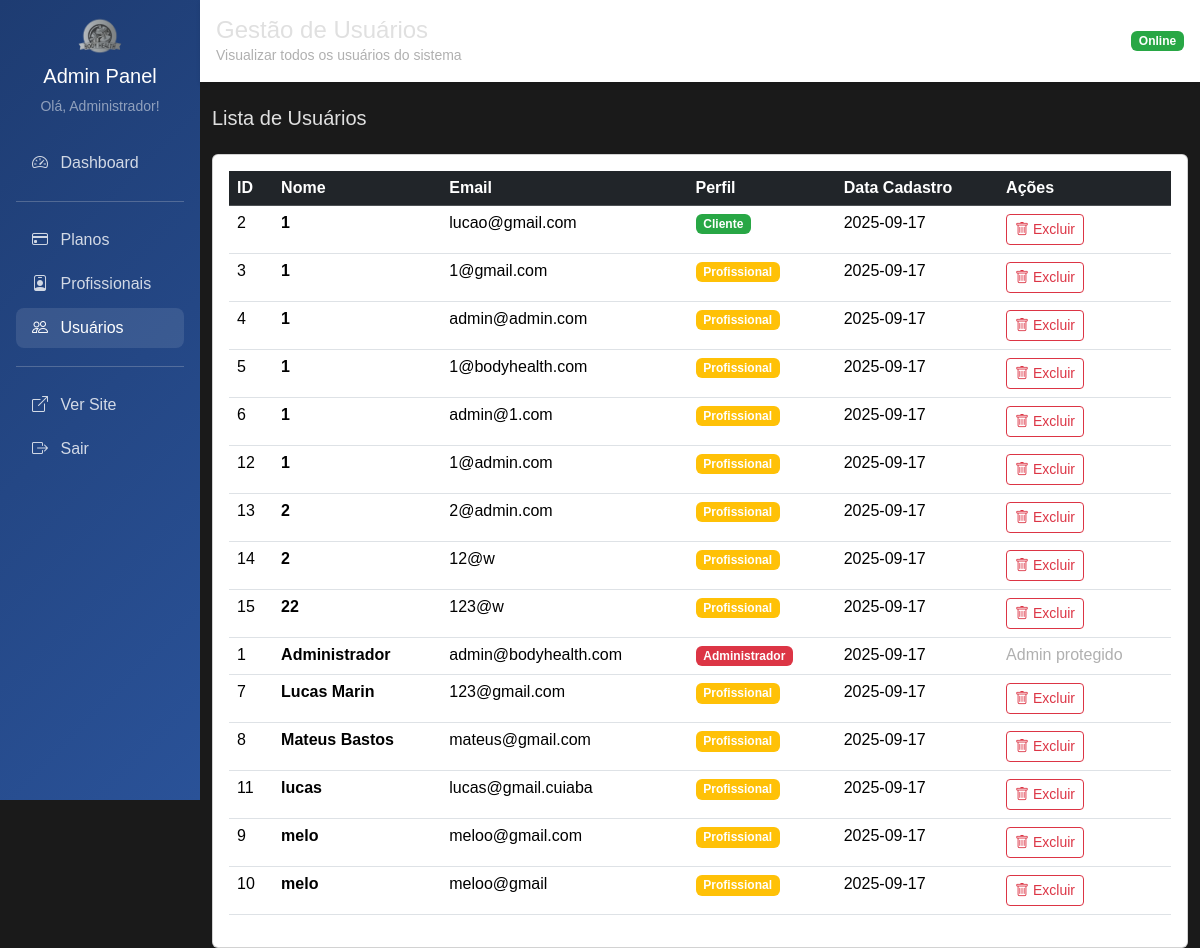
/admin/usuarios (signed in), run on an earlier commit of the app's database.
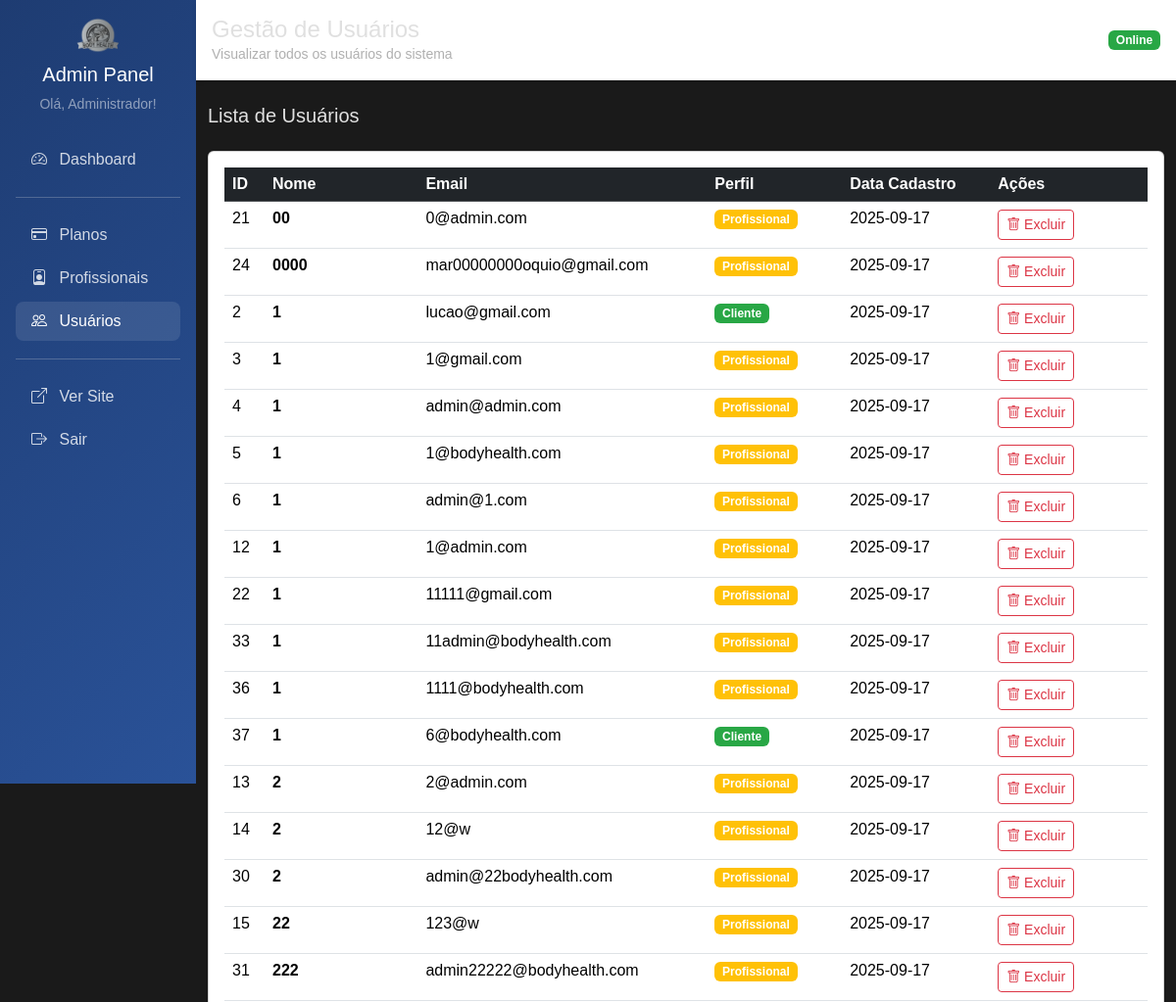
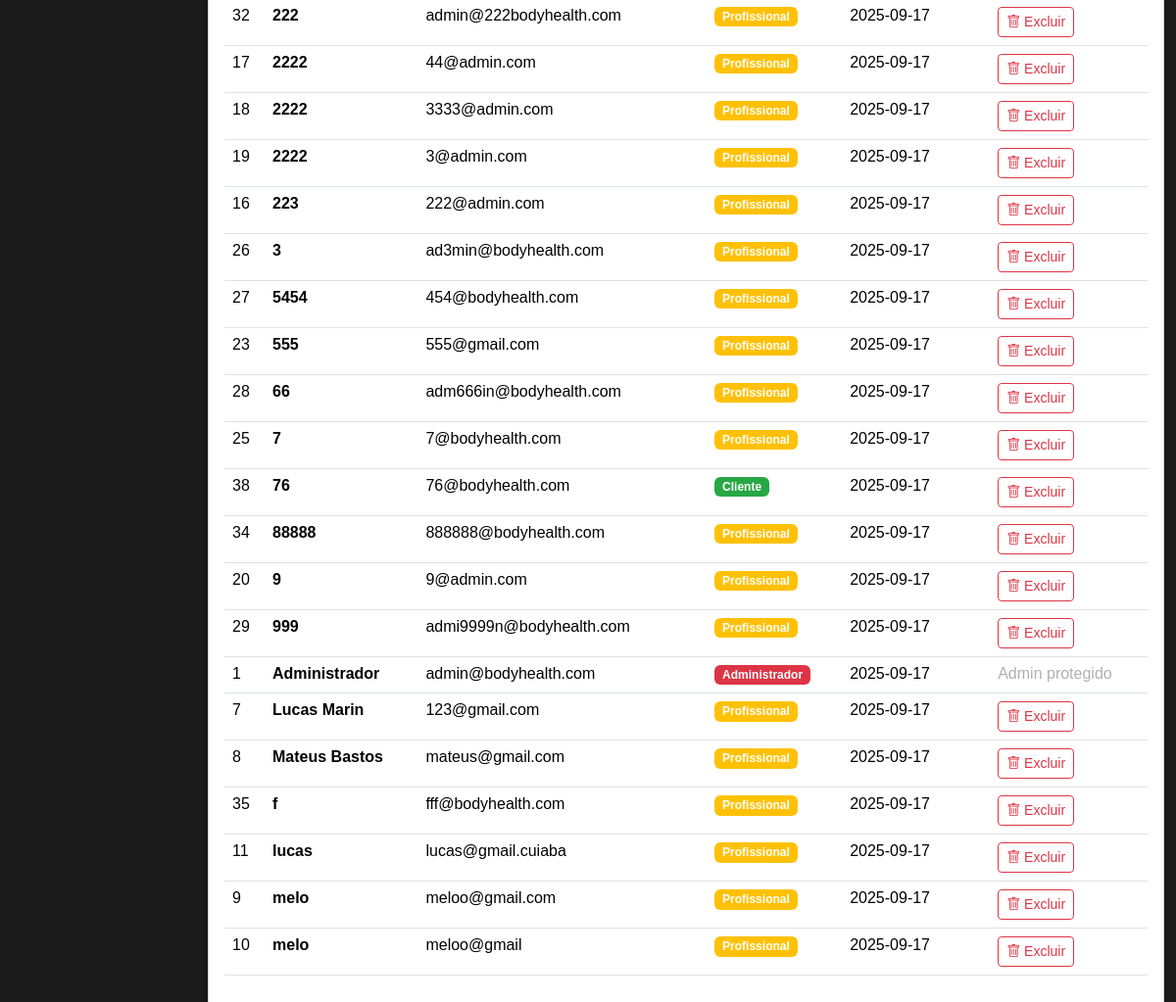
And on a later commit of the database (2 pictures, top to bottom).
### tables this page shows
CREATE TABLE usuario (
    id INTEGER PRIMARY KEY AUTOINCREMENT,
    nome TEXT NOT NULL,
    email TEXT UNIQUE NOT NULL,
    senha TEXT NOT NULL,
    perfil TEXT NOT NULL DEFAULT 'cliente',
    foto TEXT,
    token_redefinicao TEXT,
    data_token TIMESTAMP,
    data_cadastro TIMESTAMP DEFAULT CURRENT_TIMESTAMP
);

### main.py (the view)
@app.get("/admin/usuarios")
@requer_autenticacao(['admin'])
async def admin_usuarios_listar(request: Request, usuario_logado: dict = Depends(obter_usuario_logado)):
    usuarios = usuario_repo.obter_todos()
    return templates.TemplateResponse("admin/usuarios/listar.html", {
        "request": request,
        "usuario": usuario_logado,
        "usuarios": usuarios
    })

### templates/admin/usuarios/listar.html (shortened to what this page needs)
{% extends "admin/base_admin.html" %}
{% block titulo %}Gestão de Usuários{% endblock %}
{% block subtitulo %}Visualizar todos os usuários do sistema{% endblock %}
{% block content %}
    <div class="mb-4">
        <h5 class="mb-0">Lista de Usuários</h5>
    </div>
    <div class="card">
        <div class="card-body">
            {% if usuarios %}
                <div class="table-responsive">
                    <table class="table table-hover">
                        <thead class="table-dark">
                            <tr>
                                <th>ID</th>
                                <th>Nome</th>
                                <th>Email</th>
                                <th>Perfil</th>
                                <th>Data Cadastro</th>
                                <th>Ações</th>
                            </tr>
                        </thead>
                        <tbody>
                            {% for user in usuarios %}
                            <tr>
                                <td>{{ user.id }}</td>
                                <td><strong>{{ user.nome }}</strong></td>
                                <td>{{ user.email }}</td>
                                <td>
                                    {% if user.perfil == 'admin' %}
                                        <span class="badge bg-danger">Administrador</span>
                                    {% elif user.perfil == 'profissional' %}
                                        <span class="badge bg-warning">Profissional</span>
                                    {% else %}
                                        <span class="badge bg-success">Cliente</span>
                                    {% endif %}
                                </td>
                                <td>
                                    {% if user.data_cadastro %}
                                        {{ user.data_cadastro[:10] }}
                                    {% else %}
                                        <span class="text-muted">-</span>
                                    {% endif %}
                                </td>
                                <td>
                                    {% if user.perfil != 'admin' %}
                                        <button type="button" class="btn btn-outline-danger btn-sm"
                                                onclick="confirmarExclusaoUsuario({{ user.id }}, '{{ user.nome }}')">
                                            <i class="bi bi-trash"></i> Excluir
                                        </button>
                                    {% else %}
                                        <span class="text-muted">Admin protegido</span>
                                    {% endif %}
                                </td>
                            </tr>
                            {% endfor %}
                        </tbody>
                    </table>
                </div>
            {% else %}
                <div class="text-center py-5">
                    <i class="bi bi-people text-muted" style="font-size: 4rem;"></i>
                    <h5 class="mt-3 text-muted">Nenhum usuário encontrado</h5>
                </div>
            {% endif %}
        </div>
    </div>
{% endblock %}

### templates/admin/base_admin.html (shortened to what this page needs)
<html lang="pt-BR">
<head>
    <link href="https://cdn.jsdelivr.net/npm/bootstrap@5.3.3/dist/css/bootstrap.min.css" rel="stylesheet">
    <link href="https://cdn.jsdelivr.net/npm/bootstrap-icons@1.10.5/font/bootstrap-icons.css" rel="stylesheet">
    <link rel="stylesheet" href="/static/css/styles.css">
</head>
<body>
    <div class="container-fluid p-0">
        <div class="row g-0">
            <div class="col-md-3 col-lg-2">
                <div class="admin-sidebar p-3">
                    <div class="text-center mb-4">
                        <img src="/static/img/logo.png" height="40" alt="Body Health">
                        <h5 class="text-white mt-2">Admin Panel</h5>
                        <small class="text-white-50">Olá, {{ usuario.nome }}!</small>
                    </div>
                    <nav class="nav flex-column">
                        <a class="nav-link {% if request.url.path == '/admin' %}active{% endif %}" href="/admin">
                            <i class="bi bi-speedometer2 me-2"></i> Dashboard
                        </a>
                        <hr class="bg-white-50">
                        <a class="nav-link {% if '/admin/planos' in request.url.path %}active{% endif %}" href="/admin/planos">
                            <i class="bi bi-credit-card me-2"></i> Planos
                        </a>
                        <a class="nav-link {% if '/admin/profissionais' in request.url.path %}active{% endif %}" href="/admin/profissionais">
                            <i class="bi bi-person-badge me-2"></i> Profissionais
                        </a>
                        <a class="nav-link {% if '/admin/usuarios' in request.url.path %}active{% endif %}" href="/admin/usuarios">
                            <i class="bi bi-people me-2"></i> Usuários
                        </a>
                        <hr class="bg-white-50">
                        <a class="nav-link" href="/" target="_blank">
                            <i class="bi bi-box-arrow-up-right me-2"></i> Ver Site
                        </a>
                        <a class="nav-link" href="/logout">
                            <i class="bi bi-box-arrow-right me-2"></i> Sair
                        </a>
                    </nav>
                </div>
            </div>
            <div class="col-md-9 col-lg-10">
                <div class="admin-header p-3 mb-4">
                    <div class="d-flex justify-content-between align-items-center">
                        <div>
                            <h4 class="mb-0">{% block titulo %}Painel Administrativo{% endblock %}</h4>
                            <small class="text-muted">{% block subtitulo %}Body Health Admin{% endblock %}</small>
                        </div>
                        <div>
                            <span class="badge bg-success">Online</span>
                        </div>
                    </div>
                </div>
                <div class="container-fluid">
                    {% block content %}{% endblock %}
                </div>
            </div>
        </div>
    </div>
</body>
</html>

What changed in the data, as far as the page shows it:
added usuario: id "21", nome "00", email "0@admin.com", perfil "Profissional", data_cadastro "2025-09-17"
added usuario: id "24", nome "0000", email "mar00000000oquio@gmail.com", perfil "Profissional", data_cadastro "2025-09-17"
added usuario: id "22", nome "1", email "11111@gmail.com", perfil "Profissional", data_cadastro "2025-09-17"
added usuario: id "33", nome "1", email "11admin@bodyhealth.com", perfil "Profissional", data_cadastro "2025-09-17"
added usuario: id "36", nome "1", email "1111@bodyhealth.com", perfil "Profissional", data_cadastro "2025-09-17"
added usuario: id "37", nome "1", email "6@bodyhealth.com", perfil "Cliente", data_cadastro "2025-09-17"
added usuario: id "30", nome "2", email "admin@22bodyhealth.com", perfil "Profissional", data_cadastro "2025-09-17"
added usuario: id "31", nome "222", email "admin22222@bodyhealth.com", perfil "Profissional", data_cadastro "2025-09-17"
added usuario: id "32", nome "222", email "admin@222bodyhealth.com", perfil "Profissional", data_cadastro "2025-09-17"
added usuario: id "17", nome "2222", email "44@admin.com", perfil "Profissional", data_cadastro "2025-09-17"
added usuario: id "18", nome "2222", email "3333@admin.com", perfil "Profissional", data_cadastro "2025-09-17"
added usuario: id "19", nome "2222", email "3@admin.com", perfil "Profissional", data_cadastro "2025-09-17"
added usuario: id "16", nome "223", email "222@admin.com", perfil "Profissional", data_cadastro "2025-09-17"
added usuario: id "26", nome "3", email "ad3min@bodyhealth.com", perfil "Profissional", data_cadastro "2025-09-17"
added usuario: id "27", nome "5454", email "454@bodyhealth.com", perfil "Profissional", data_cadastro "2025-09-17"
added usuario: id "23", nome "555", email "555@gmail.com", perfil "Profissional", data_cadastro "2025-09-17"
added usuario: id "28", nome "66", email "adm666in@bodyhealth.com", perfil "Profissional", data_cadastro "2025-09-17"
added usuario: id "25", nome "7", email "7@bodyhealth.com", perfil "Profissional", data_cadastro "2025-09-17"
added usuario: id "38", nome "76", email "76@bodyhealth.com", perfil "Cliente", data_cadastro "2025-09-17"
added usuario: id "34", nome "88888", email "888888@bodyhealth.com", perfil "Profissional", data_cadastro "2025-09-17"
added usuario: id "20", nome "9", email "9@admin.com", perfil "Profissional", data_cadastro "2025-09-17"
added usuario: id "29", nome "999", email "admi9999n@bodyhealth.com", perfil "Profissional", data_cadastro "2025-09-17"
added usuario: id "35", nome "f", email "fff@bodyhealth.com", perfil "Profissional", data_cadastro "2025-09-17"
